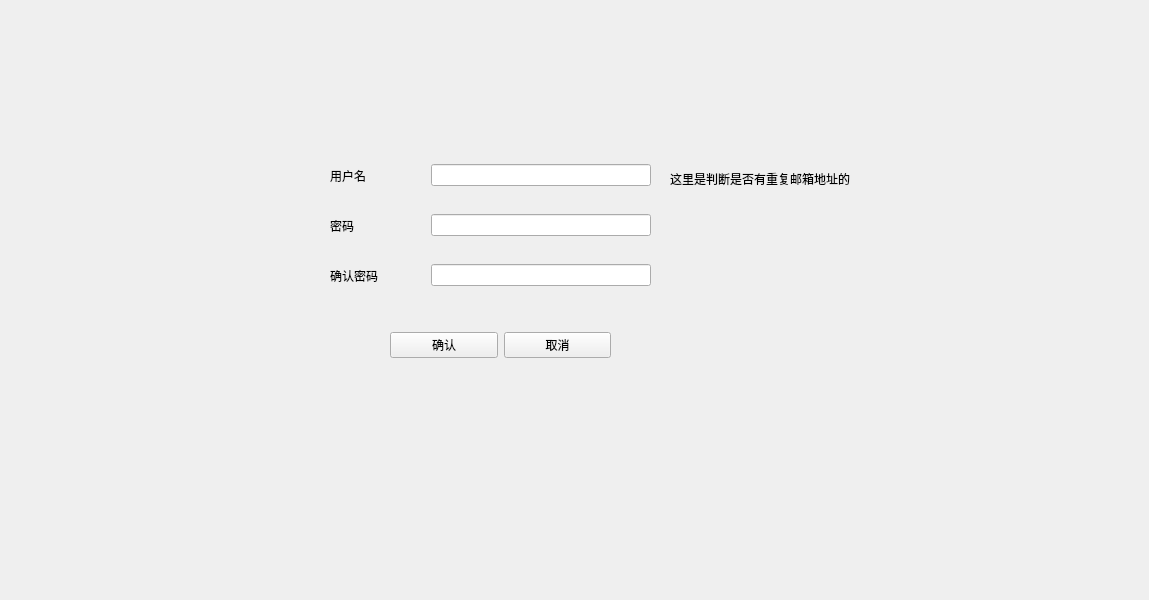
<?xml version="1.0" encoding="UTF-8"?>
<ui version="4.0">
 <class>Register</class>
 <widget class="QWidget" name="Register">
  <property name="geometry">
   <rect>
    <x>0</x>
    <y>0</y>
    <width>1149</width>
    <height>600</height>
   </rect>
  </property>
  <property name="windowTitle">
   <string>Form</string>
  </property>
  <widget class="QWidget" name="horizontalLayoutWidget_2">
   <property name="geometry">
    <rect>
     <x>330</x>
     <y>150</y>
     <width>321</width>
     <height>51</height>
    </rect>
   </property>
   <layout class="QHBoxLayout" name="usename_layout" stretch="3,7">
    <item>
     <widget class="QLabel" name="username_lb">
      <property name="text">
       <string>用户名</string>
      </property>
     </widget>
    </item>
    <item>
     <widget class="QLineEdit" name="username_le">
      <property name="toolTip">
       <string>&lt;html&gt;&lt;head/&gt;&lt;body&gt;&lt;p&gt;&lt;br/&gt;&lt;/p&gt;&lt;/body&gt;&lt;/html&gt;</string>
      </property>
     </widget>
    </item>
   </layout>
  </widget>
  <widget class="QWidget" name="horizontalLayoutWidget_3">
   <property name="geometry">
    <rect>
     <x>330</x>
     <y>200</y>
     <width>321</width>
     <height>51</height>
    </rect>
   </property>
   <layout class="QHBoxLayout" name="pwd_layout" stretch="3,7">
    <item>
     <widget class="QLabel" name="pwd_lb">
      <property name="text">
       <string>密码</string>
      </property>
     </widget>
    </item>
    <item>
     <widget class="QLineEdit" name="pwd_le">
      <property name="echoMode">
       <enum>QLineEdit::Password</enum>
      </property>
     </widget>
    </item>
   </layout>
  </widget>
  <widget class="QWidget" name="horizontalLayoutWidget_4">
   <property name="geometry">
    <rect>
     <x>330</x>
     <y>250</y>
     <width>321</width>
     <height>51</height>
    </rect>
   </property>
   <layout class="QHBoxLayout" name="checkpwd_layout" stretch="3,7">
    <item>
     <widget class="QLabel" name="checkpwd_lb">
      <property name="text">
       <string>确认密码</string>
      </property>
     </widget>
    </item>
    <item>
     <widget class="QLineEdit" name="checkpwd_le">
      <property name="echoMode">
       <enum>QLineEdit::Password</enum>
      </property>
     </widget>
    </item>
   </layout>
  </widget>
  <widget class="QWidget" name="horizontalLayoutWidget_5">
   <property name="geometry">
    <rect>
     <x>390</x>
     <y>320</y>
     <width>221</width>
     <height>51</height>
    </rect>
   </property>
   <layout class="QHBoxLayout" name="buttons_layout">
    <item>
     <widget class="QPushButton" name="submit_btn">
      <property name="text">
       <string>确认</string>
      </property>
     </widget>
    </item>
    <item>
     <widget class="QPushButton" name="cancel_btn">
      <property name="text">
       <string>取消</string>
      </property>
     </widget>
    </item>
   </layout>
  </widget>
  <widget class="QLabel" name="label">
   <property name="geometry">
    <rect>
     <x>670</x>
     <y>140</y>
     <width>225</width>
     <height>78</height>
    </rect>
   </property>
   <property name="text">
    <string>这里是判断是否有重复邮箱地址的</string>
   </property>
  </widget>
 </widget>
 <resources/>
 <connections>
  <connection>
   <sender>cancel_btn</sender>
   <signal>clicked()</signal>
   <receiver>Register</receiver>
   <slot>close()</slot>
   <hints>
    <hint type="sourcelabel">
     <x>609</x>
     <y>331</y>
    </hint>
    <hint type="destinationlabel">
     <x>574</x>
     <y>299</y>
    </hint>
   </hints>
  </connection>
 </connections>
 <slots>
  <slot>butt()</slot>
 </slots>
</ui>
